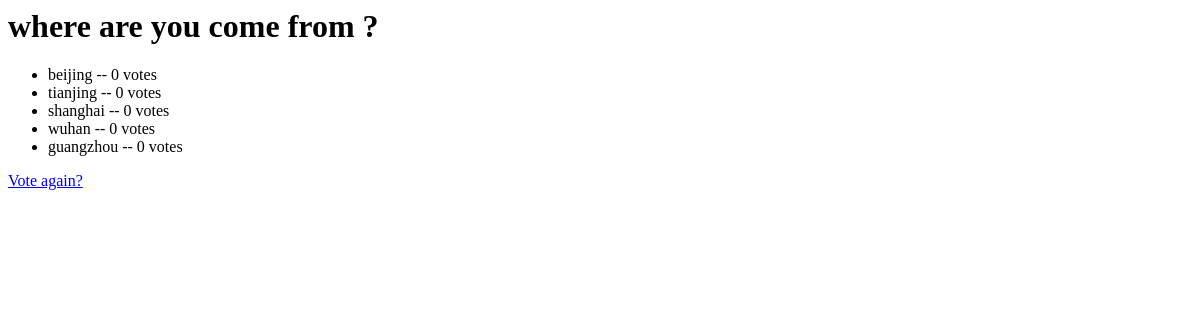
The app's page /polls/3/results/, older data.
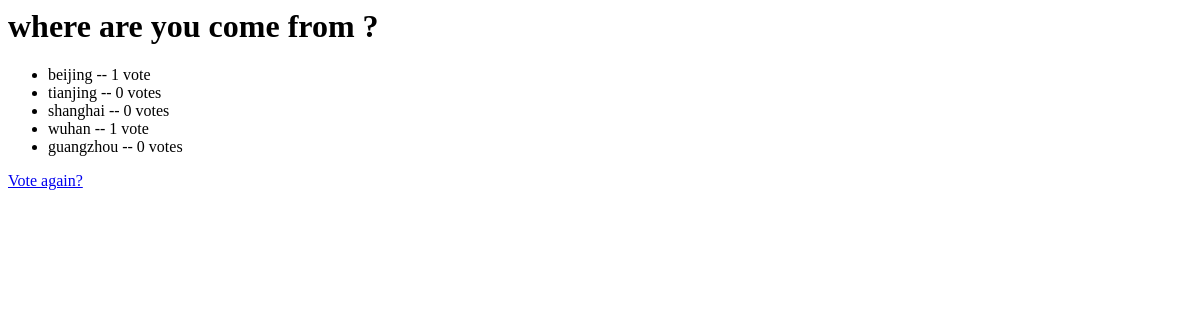
The same page, newer data.
### polls/models.py (models this page shows, shortened)
class Question(models.Model):
    question_text = models.CharField(max_length=200)
    pub_date = models.DateTimeField('date published')
    def was_published_recently(self):
     		return self.pub_date >= timezone.now() - datetime.timedelta(days=1)
    was_published_recently.admin_order_field = 'pub_date'
    was_published_recently.boolean = True
    was_published_recently.short_description = 'Published recently?'

class Choice(models.Model):
    question = models.ForeignKey(Question)
    choice_text = models.CharField(max_length=200)
    votes = models.IntegerField(default=0)

### polls/views.py (the view)
# urls.py: url(r'^(?P<question_id>[0-9]+)/results/$', views.results, name='results'),
def results(request, question_id):
    question = get_object_or_404(Question, pk=question_id)
    return render(request, 'polls/results.html', {'question': question})

### polls/templates/polls/results.html
<h1>{{ question.question_text }}</h1>
<ul>
{% for choice in question.choice_set.all %}
    <li>{{ choice.choice_text }} -- {{ choice.votes }} vote{{ choice.votes|pluralize }}</li>
{% endfor %}
</ul>
<a href="{% url 'polls:detail' question.id %}">Vote again?</a>

Row changes from the older to the newer data that the page shows:
changed Choice "beijing": votes "0" → "1"
changed Choice "wuhan": votes "0" → "1"
